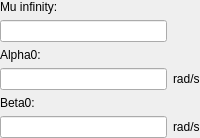
                <widget class="QWidget" name="page_General1_2">
                 <layout class="QGridLayout" name="gridLayout_25">
                  <property name="leftMargin">
                   <number>0</number>
                  </property>
                  <property name="topMargin">
                   <number>0</number>
                  </property>
                  <property name="rightMargin">
                   <number>0</number>
                  </property>
                  <property name="bottomMargin">
                   <number>0</number>
                  </property>
                  <property name="spacing">
                   <number>6</number>
                  </property>
                  <item row="1" column="0">
                   <widget class="QLineEdit" name="lineEdit_MaMuInfinity_6"/>
                  </item>
                  <item row="5" column="0">
                   <widget class="QLineEdit" name="lineEdit_MaBeta0"/>
                  </item>
                  <item row="2" column="0">
                   <widget class="QLabel" name="label_107">
                    <property name="text">
                     <string>Alpha0:</string>
                    </property>
                   </widget>
                  </item>
                  <item row="5" column="1">
                   <widget class="QLabel" name="label_109">
                    <property name="text">
                     <string>rad/s</string>
                    </property>
                   </widget>
                  </item>
                  <item row="0" column="0">
                   <widget class="QLabel" name="label_106">
                    <property name="text">
                     <string>Mu infinity:</string>
                    </property>
                   </widget>
                  </item>
                  <item row="3" column="0">
                   <widget class="QLineEdit" name="lineEdit_MaAlpha0"/>
                  </item>
                  <item row="4" column="0">
                   <widget class="QLabel" name="label_105">
                    <property name="text">
                     <string>Beta0:</string>
                    </property>
                   </widget>
                  </item>
                  <item row="3" column="1">
                   <widget class="QLabel" name="label_108">
                    <property name="text">
                     <string>rad/s</string>
                    </property>
                   </widget>
                  </item>
                 </layout>
                </widget>
